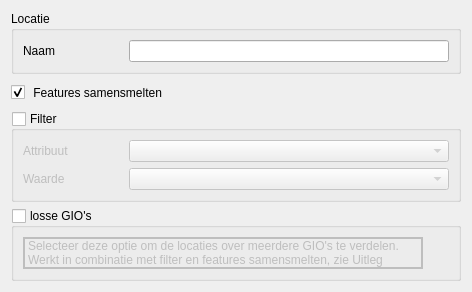
     <widget class="QWidget" name="tabLocation">
      <attribute name="title">
       <string>Locatie</string>
      </attribute>
      <layout class="QGridLayout" name="gridLayout_4">
       <item row="0" column="0">
        <widget class="QGroupBox" name="Locatie">
         <property name="title">
          <string>Locatie</string>
         </property>
         <layout class="QFormLayout" name="formLayout_2">
          <item row="0" column="0">
           <widget class="QLabel" name="lbl_naam">
            <property name="minimumSize">
             <size>
              <width>100</width>
              <height>0</height>
             </size>
            </property>
            <property name="toolTip">
             <string>Naam</string>
            </property>
            <property name="text">
             <string>Naam</string>
            </property>
           </widget>
          </item>
          <item row="0" column="1">
           <widget class="QLineEdit" name="Naam">
            <property name="minimumSize">
             <size>
              <width>320</width>
              <height>0</height>
             </size>
            </property>
            <property name="inputMask">
             <string/>
            </property>
            <property name="maxLength">
             <number>32767</number>
            </property>
            <property name="frame">
             <bool>true</bool>
            </property>
           </widget>
          </item>
         </layout>
        </widget>
       </item>
       <item row="1" column="0">
        <widget class="QCheckBox" name="dissolve">
         <property name="enabled">
          <bool>true</bool>
         </property>
         <property name="minimumSize">
          <size>
           <width>425</width>
           <height>25</height>
          </size>
         </property>
         <property name="text">
          <string> Features samensmelten</string>
         </property>
         <property name="checked">
          <bool>true</bool>
         </property>
        </widget>
       </item>
       <item row="2" column="0">
        <widget class="QGroupBox" name="Filter">
         <property name="title">
          <string>Filter</string>
         </property>
         <property name="checkable">
          <bool>true</bool>
         </property>
         <property name="checked">
          <bool>false</bool>
         </property>
         <layout class="QFormLayout" name="formLayout">
          <item row="0" column="0">
           <widget class="QLabel" name="lbl_attribuut">
            <property name="minimumSize">
             <size>
              <width>100</width>
              <height>0</height>
             </size>
            </property>
            <property name="text">
             <string>Attribuut</string>
            </property>
           </widget>
          </item>
          <item row="0" column="1">
           <widget class="QComboBox" name="attribuutlijst">
            <property name="minimumSize">
             <size>
              <width>320</width>
              <height>0</height>
             </size>
            </property>
           </widget>
          </item>
          <item row="1" column="0">
           <widget class="QLabel" name="lbl_waarde">
            <property name="minimumSize">
             <size>
              <width>100</width>
              <height>0</height>
             </size>
            </property>
            <property name="text">
             <string>Waarde</string>
            </property>
           </widget>
          </item>
          <item row="1" column="1">
           <widget class="QComboBox" name="attribuutwaardelijst">
            <property name="minimumSize">
             <size>
              <width>320</width>
              <height>0</height>
             </size>
            </property>
           </widget>
          </item>
         </layout>
        </widget>
       </item>
       <item row="3" column="0">
        <widget class="QGroupBox" name="Losse_GIOs">
         <property name="title">
          <string>losse GIO's</string>
         </property>
         <property name="checkable">
          <bool>true</bool>
         </property>
         <property name="checked">
          <bool>false</bool>
         </property>
         <layout class="QFormLayout" name="formLayout_9">
          <item row="0" column="0">
           <widget class="QLabel" name="uitleg_losse_gmls">
            <property name="minimumSize">
             <size>
              <width>400</width>
              <height>25</height>
             </size>
            </property>
            <property name="frameShape">
             <enum>QFrame::WinPanel</enum>
            </property>
            <property name="frameShadow">
             <enum>QFrame::Plain</enum>
            </property>
            <property name="text">
             <string>Selecteer deze optie om de locaties over meerdere GIO's te verdelen. Werkt in combinatie met filter en features samensmelten, zie Uitleg</string>
            </property>
            <property name="textFormat">
             <enum>Qt::AutoText</enum>
            </property>
            <property name="wordWrap">
             <bool>true</bool>
            </property>
           </widget>
          </item>
         </layout>
        </widget>
       </item>
      </layout>
     </widget>
